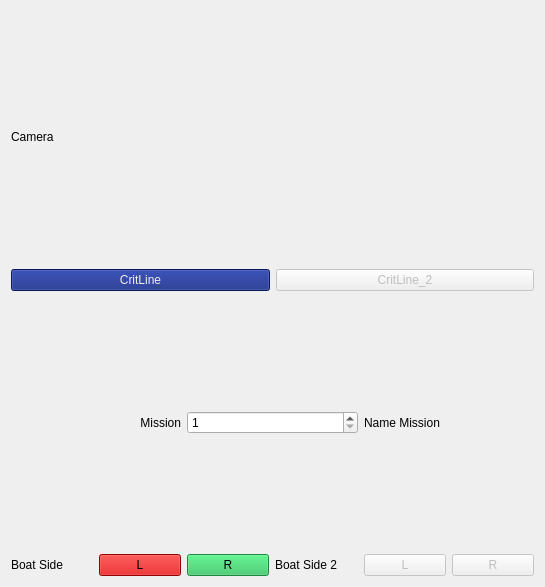
<?xml version="1.0" encoding="UTF-8"?>
<ui version="4.0">
 <class>cameraResponsive</class>
 <widget class="QWidget" name="cameraResponsive">
  <property name="geometry">
   <rect>
    <x>0</x>
    <y>0</y>
    <width>545</width>
    <height>587</height>
   </rect>
  </property>
  <property name="windowTitle">
   <string>Form</string>
  </property>
  <layout class="QGridLayout" name="gridLayout">
   <item row="0" column="0">
    <layout class="QVBoxLayout" name="verticalLayout">
     <property name="sizeConstraint">
      <enum>QLayout::SetDefaultConstraint</enum>
     </property>
     <item>
      <widget class="ImageLabel" name="camera">
       <property name="text">
        <string>Camera</string>
       </property>
      </widget>
     </item>
     <item>
      <layout class="QHBoxLayout" name="horizontalLayout_3">
       <property name="sizeConstraint">
        <enum>QLayout::SetDefaultConstraint</enum>
       </property>
       <item>
        <widget class="QPushButton" name="buttonCritLine">
         <property name="styleSheet">
          <string notr="true">:enabled{
background-color: rgb(12, 33, 128);
color:rgb(238, 238, 236);
}</string>
         </property>
         <property name="text">
          <string>CritLine</string>
         </property>
        </widget>
       </item>
       <item>
        <widget class="QPushButton" name="buttonCritLine_2">
         <property name="enabled">
          <bool>false</bool>
         </property>
         <property name="styleSheet">
          <string notr="true">:enabled{
background-color: rgb(12, 128, 33);
color:rgb(238, 238, 236);
}</string>
         </property>
         <property name="text">
          <string>CritLine_2</string>
         </property>
        </widget>
       </item>
      </layout>
     </item>
     <item>
      <layout class="QHBoxLayout" name="horizontalLayout_2">
       <item>
        <widget class="QLabel" name="label">
         <property name="text">
          <string>Mission</string>
         </property>
         <property name="alignment">
          <set>Qt::AlignRight|Qt::AlignTrailing|Qt::AlignVCenter</set>
         </property>
        </widget>
       </item>
       <item>
        <widget class="QSpinBox" name="spinBoxMission">
         <property name="minimum">
          <number>1</number>
         </property>
         <property name="maximum">
          <number>7</number>
         </property>
        </widget>
       </item>
       <item>
        <widget class="QLabel" name="label_name_mission">
         <property name="text">
          <string>Name Mission</string>
         </property>
        </widget>
       </item>
      </layout>
     </item>
     <item>
      <layout class="QHBoxLayout" name="horizontalLayout">
       <property name="sizeConstraint">
        <enum>QLayout::SetDefaultConstraint</enum>
       </property>
       <item>
        <widget class="QLabel" name="label_11">
         <property name="text">
          <string>Boat Side</string>
         </property>
        </widget>
       </item>
       <item>
        <widget class="QPushButton" name="buttonLeftBoat">
         <property name="styleSheet">
          <string notr="true">:enabled{
background-color: rgb(204, 0, 0);
}</string>
         </property>
         <property name="text">
          <string>L</string>
         </property>
        </widget>
       </item>
       <item>
        <widget class="QPushButton" name="buttonRightBoat">
         <property name="styleSheet">
          <string notr="true">:enabled{
background-color: rgb(42, 191, 91)
}</string>
         </property>
         <property name="text">
          <string>R</string>
         </property>
        </widget>
       </item>
       <item>
        <widget class="QLabel" name="label_12">
         <property name="text">
          <string>Boat Side 2</string>
         </property>
        </widget>
       </item>
       <item>
        <widget class="QPushButton" name="buttonLeftBoat_2">
         <property name="enabled">
          <bool>false</bool>
         </property>
         <property name="styleSheet">
          <string notr="true">:enabled{
background-color: rgb(204, 0, 0);
}</string>
         </property>
         <property name="text">
          <string>L</string>
         </property>
        </widget>
       </item>
       <item>
        <widget class="QPushButton" name="buttonRightBoat_2">
         <property name="enabled">
          <bool>false</bool>
         </property>
         <property name="styleSheet">
          <string notr="true">:enabled{
background-color: rgb(42, 191, 91)
}</string>
         </property>
         <property name="text">
          <string>R</string>
         </property>
        </widget>
       </item>
      </layout>
     </item>
    </layout>
   </item>
  </layout>
 </widget>
 <customwidgets>
  <customwidget>
   <class>ImageLabel</class>
   <extends>QLabel</extends>
   <header>imagelabel.h</header>
  </customwidget>
 </customwidgets>
 <resources/>
 <connections/>
</ui>
